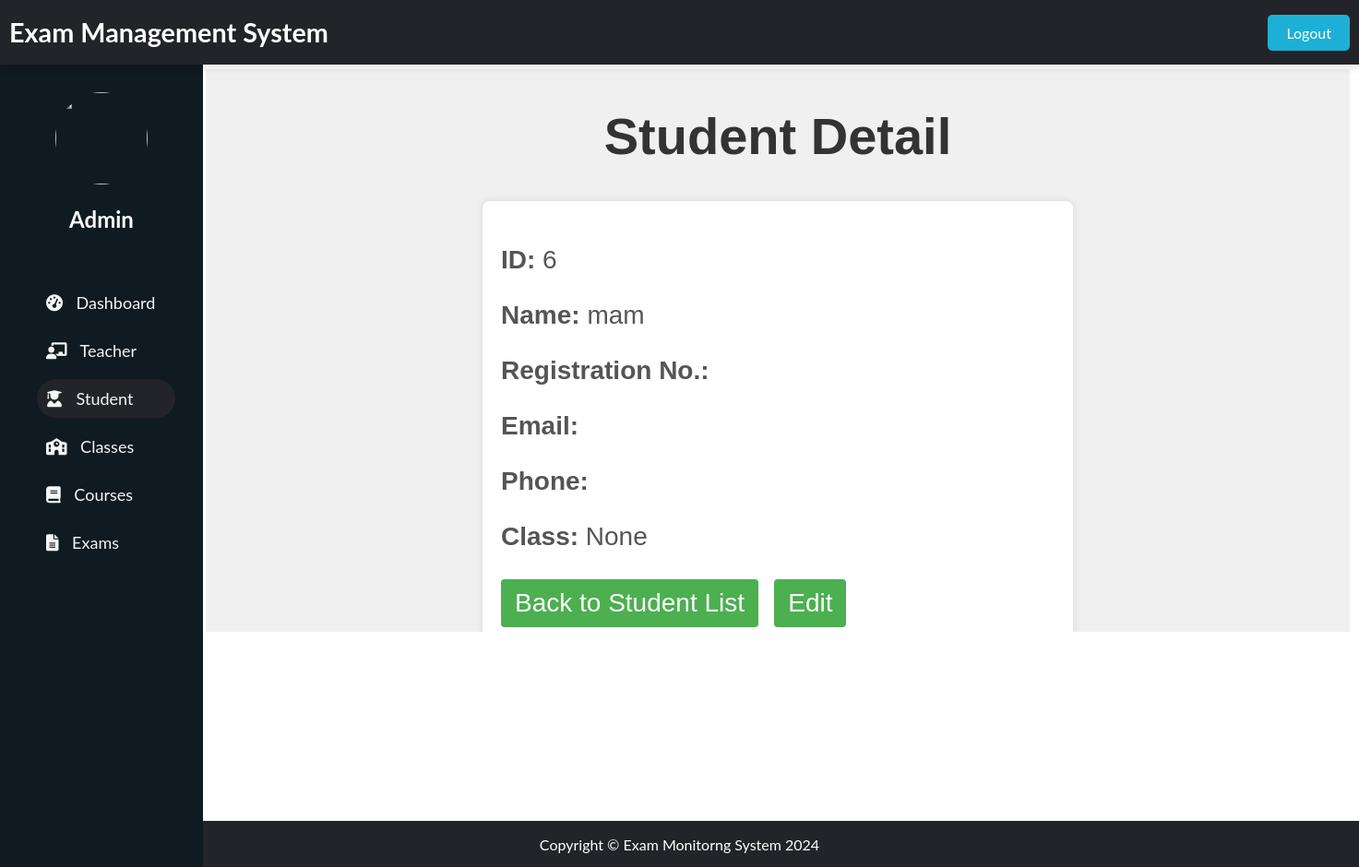
Before: /adminpanel/students/detail/6/ with the older database file.
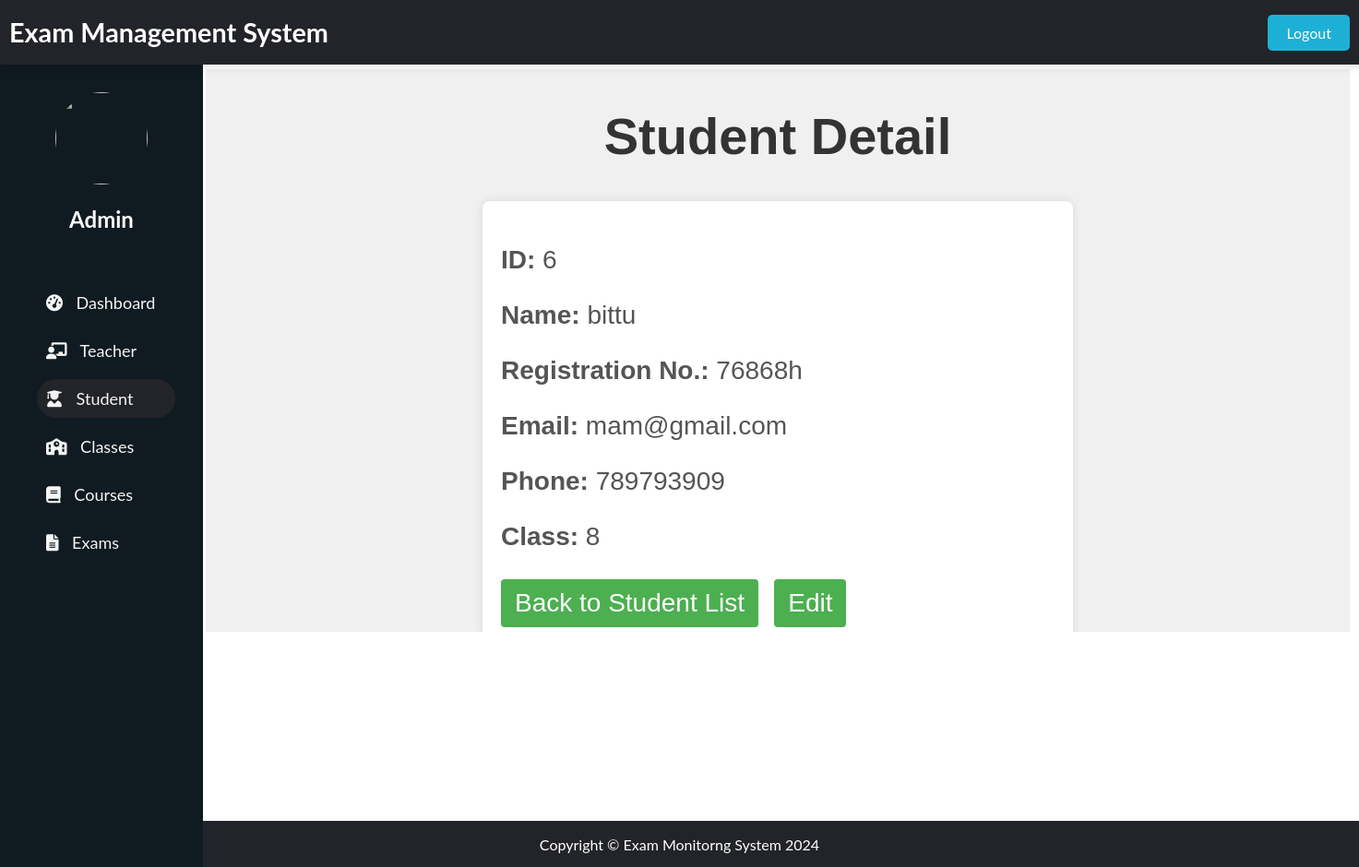
After: the same page with the newer database file.
### admin_panel/models.py (models this page shows, shortened)
class Student(models.Model):
    student_id = models.AutoField(primary_key=True)
    name = models.CharField(max_length=100)
    face_image = models.BinaryField(null=True, blank=True)
    registration_no = models.CharField(max_length=50)
    email = models.EmailField()
    phone = models.CharField(max_length=15)
    class_id = models.ForeignKey(Class, null=True, blank=True, on_delete=models.SET_NULL)

class Class(models.Model):
    class_id = models.AutoField(primary_key=True)
    name = models.CharField(max_length=100)
    courses = models.ManyToManyField(Course, blank=True)
    exams = models.ManyToManyField(Exam, blank=True)
    def __str__(self) -> str:
        return self.name

### admin_panel/views.py (the view)
# urls.py: path('students/detail/<int:pk>/', views.student_detail, name='student_detail'),
def student_detail(request, pk):
    student = get_object_or_404(Student, pk=pk)
    return render(request, 'students/student_detail.html', {'student': student})

### admin_panel/templates/students/student_detail.html (shortened to what this page needs)
{% extends "dashboard/index.html" %}
{% block header %}
    {% include "dashboard/header.html" %}
{% endblock header %}
{% block sidenav %}
    {% include "students/sidenav.html" %}
{% endblock sidenav %}
{% block main %}
    <h1 class="main-heading">Student Detail</h1>
    <div class="detail-container">
        <p><strong>ID:</strong> {{ student.student_id }}</p>
        <p><strong>Name:</strong> {{ student.name }}</p>
        <p><strong>Registration No.:</strong> {{ student.registration_no }}</p>
        <p><strong>Email:</strong> {{ student.email }}</p>
        <p><strong>Phone:</strong> {{ student.phone }}</p>
        <p><strong>Class:</strong> {{ student.class_id }}</p>
        <a href="{% url 'student_list' %}" class="action-link">Back to Student List</a>
        <a href="{% url 'student_update' student.pk %}" class="action-link">Edit</a>
    </div>
{% endblock main %}
{% block footer %}
    {% include "dashboard/footer.html" %}
{% endblock footer %}

Changed rows visible on the page:
changed Student id 6: name "mam" → "bittu"; registration_no (not shown) → "76868h"; email (not shown) → "mam@gmail.com"; phone (not shown) → "789793909"; class_id "None" → "8"
